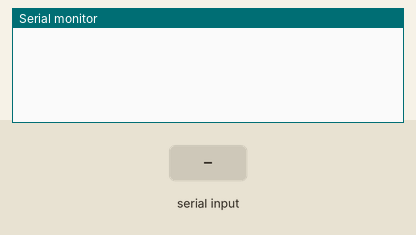
Recording of a sketch running on a simulated Arduino Uno, built with avr-gcc and run on an emulated ATmega328P. Shown: the last lines printed to the serial monitor. The test bench sets the inputs (shaded band).

Above: at 1.2 s.
1.3 s: "A" received over Serial
At 1.9 s:
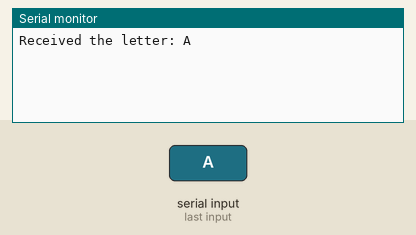
2.8 s: "Z" received over Serial
At 4.2 s:
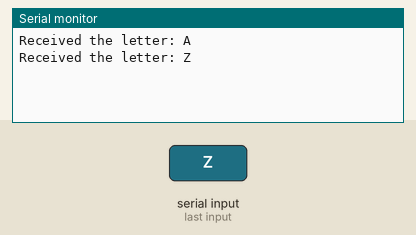

The sketch:

sketch.ino
```cpp
// The baud_rate must match the baud rate in the Figure 7.13
int baud_rate=9600;
void setup() {
  //  Starts a serial protocol with a baud rate of 9600 bps
  Serial.begin(baud_rate);
}
void loop() {
    // reads the serial every tick
    switch (Serial.read())
    {
        case 'A':
             // Received ‘A’ as input in the serial
            digitalWrite(LED_BUILTIN, HIGH); //blinks the led when A is received
            Serial.println("Received the letter: A");  //writes back to serial
            break;
        case 'Z':
             // Received ‘Z’ as input in the serial
            digitalWrite(LED_BUILTIN, HIGH); // blinks the led when Z is received
            Serial.println("Received the letter: Z"); //writes back to serial
            break;
    }
}
```

Measured:
- after the input at 1.3 s, the serial monitor: prints a new line at once (image 1)
- after the input at 2.8 s, the serial monitor: prints a new line at once (image 2)
